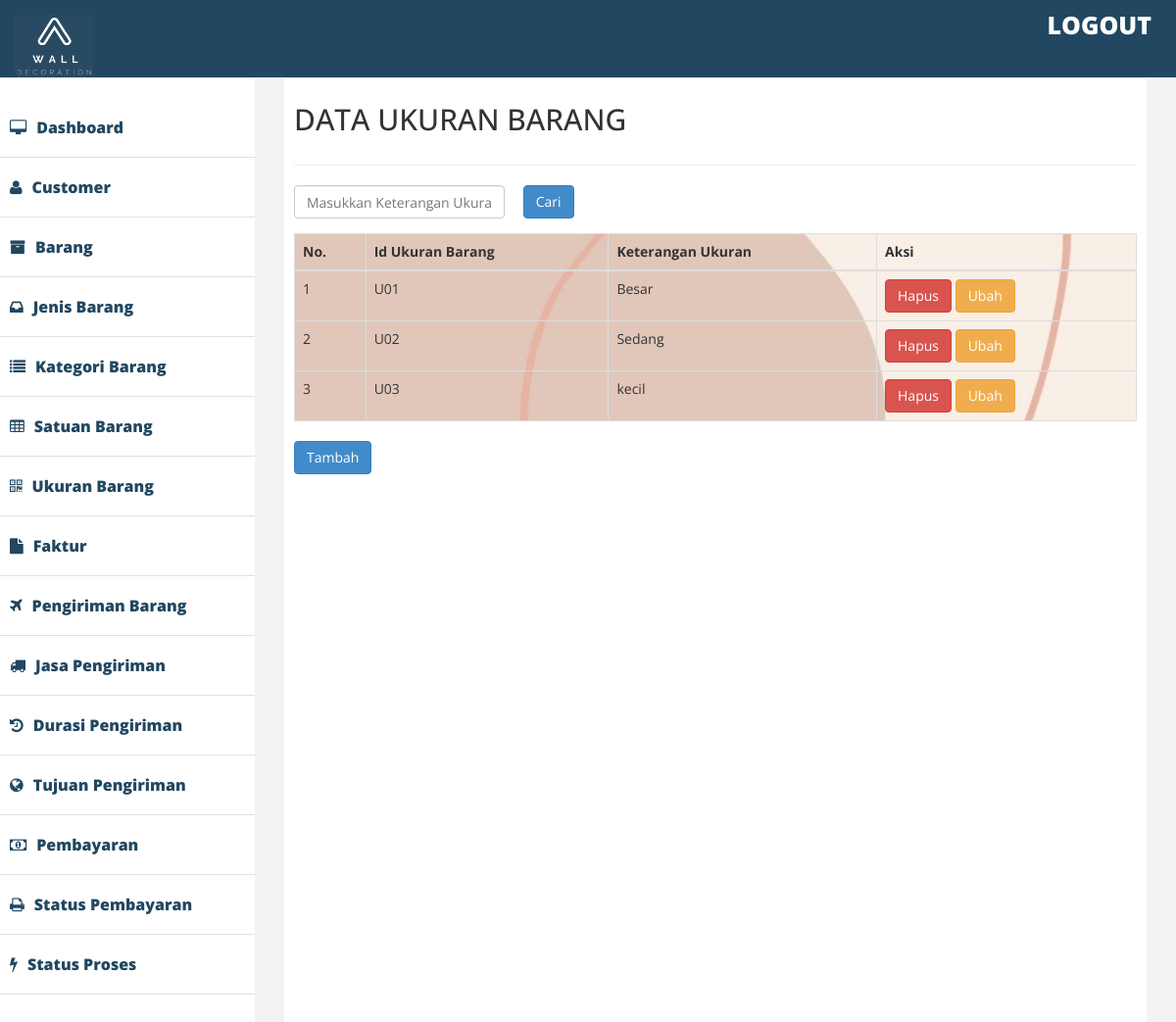
The page /admin/index2.php?halaman=ukuran2 on the database its author committed.
### tables this page shows
CREATE TABLE `ukuran` (
  `id_ukuran` varchar(11) NOT NULL,
  `ket_ukuran` varchar(11) NOT NULL
);

### admin/ukuran2.php (the view, shortened to what this page needs)
<div class="row">
    <div class="col-lg-12">
        <h2>DATA UKURAN BARANG</h2>
</div>
    </div>
<hr />
<form class="form-horizontal" role="search" method="post" action="index2.php?halaman=pencarianukuran2">
		<div class="col-md-3">
		<div class="form-group">
				<input type="text" class="form-control" name="keyword" placeholder="Masukkan Keterangan Ukuran Barang" autofocus autocomplete="off">
			</div>
		</div>
		<div class="col-md-2">
			<button class="btn btn-primary" name="cari">Cari</button>
		</div>
</form>
<table class="table table-bordered"background="img.jpg">
	<thead>
		<tr>
			<th> No. </th>
			<th> Id Ukuran Barang </th>
			<th> Keterangan Ukuran </th>
			<th> Aksi </th>
		</tr>
	</thead>
	<tbody>
		<?php $nomor=1;?>
		<?php $ambil=$koneksi->query("SELECT*FROM ukuran ");?>
		<?php while($pecah=$ambil->fetch_assoc()){?>
		<tr>
			<td><?php echo $nomor; ?></td>
			<td> <?php echo $pecah['id_ukuran']; ?></td>
			<td> <?php echo $pecah['ket_ukuran']; ?></td>
			<td>
				<a href="index2.php?halaman=hapusukuran2&id=<?php echo $pecah['id_ukuran'];?> " class="btn-danger btn" >Hapus</a>
				<a href="index2.php?halaman=ubahukuran2&id=<?php echo $pecah['id_ukuran'];?>" class="btn btn-warning"> Ubah </a>
			</td>
		</tr>
		<?php $nomor++; ?>
		<?php } ?>
	</tbody>
</table>
<a href=" index2.php?halaman=tambahukuran2" class ="btn btn-primary"> Tambah </a>

### admin/assets/css/custom.css (style rules this page uses)
body { font-family: 'Open Sans', sans-serif; line-height:30px; }

### rows shown on the page
ukuran: id_ukuran "U01", ket_ukuran "Besar"
ukuran: id_ukuran "U02", ket_ukuran "Sedang"
ukuran: id_ukuran "U03", ket_ukuran "kecil"
